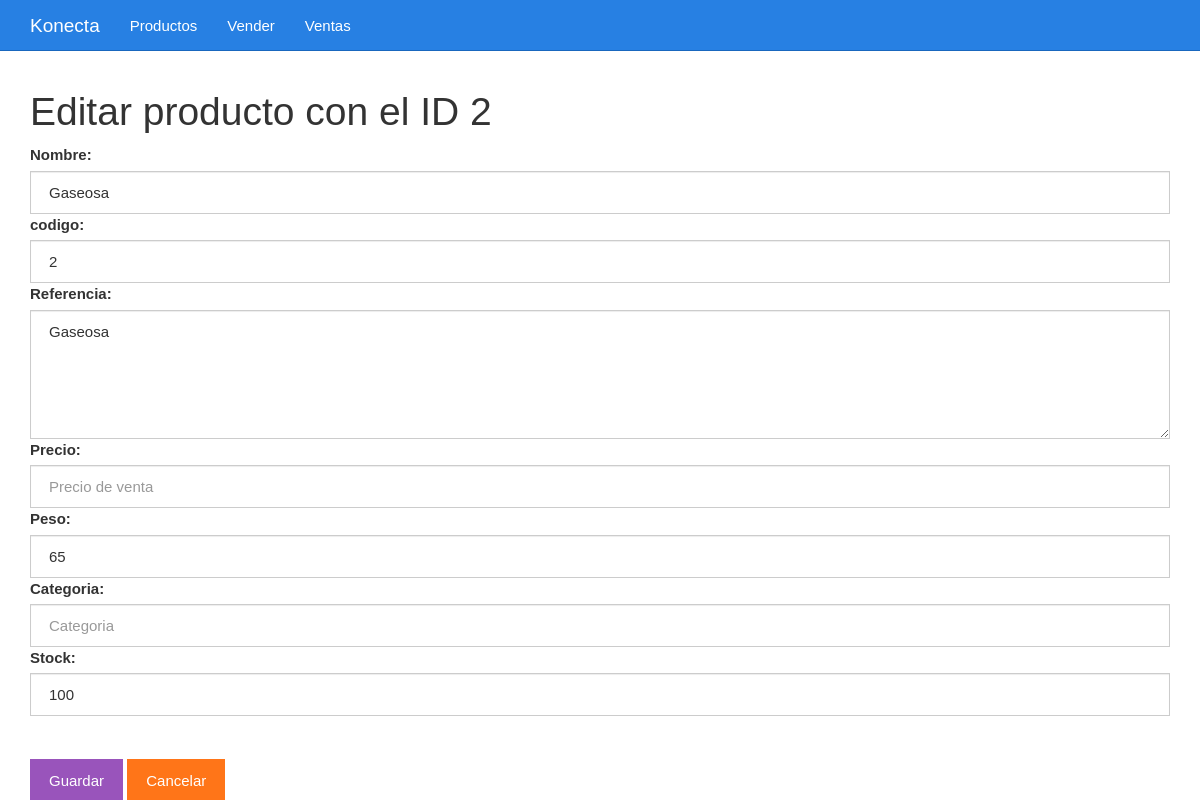
The page /editar.php?id=2 on the database its author committed.
### tables this page shows
CREATE TABLE productos(
	id BIGINT UNSIGNED NOT NULL AUTO_INCREMENT,
	Nombre VARCHAR(255) NOT NULL,
	codigo VARCHAR(255) NOT NULL,
	Referencia VARCHAR(255) NOT NULL,
	Precio INT(50) NOT NULL,
	Peso INT(50) NOT NULL,
	Categoria VARCHAR(255) NOT NULL,
	Stock INT(50) NOT NULL,
	PRIMARY KEY(id)
);

### editar.php (the view, shortened to what this page needs)
<?php
$id = $_GET["id"];
include_once "base_de_datos.php";
$sentencia = $base_de_datos->prepare("SELECT * FROM productos WHERE id = ?;");
$sentencia->execute([$id]);
$producto = $sentencia->fetch(PDO::FETCH_OBJ);
?>
<?php include_once "head.php" ?>
	<div class="col-xs-12">
		<h1>Editar producto con el ID <?php echo $producto->id; ?></h1>
		<form method="post" action="guardarDatosEditados.php">
			<label for="Nombre">Nombre:</label>
			<input value="<?php echo $producto->Nombre ?>" class="form-control" name="Nombre" required type="text" id="Nombre" placeholder="Escribe el Nombre">
			<label for="codigo">codigo:</label>
			<input value="<?php echo $producto->codigo ?>" class="form-control" name="codigo" required type="text" id="codigo" placeholder="Escribe el Nombre">
			<label for="Referencia">Referencia:</label>
			<textarea required id="Referencia" name="Referencia" cols="30" rows="5" class="form-control"><?php echo $producto->Referencia ?></textarea>
			<label for="precio">Precio:</label>
			<input value="<?php echo $producto->precio ?>" class="form-control" name="precio" required type="number" id="precio" placeholder="Precio de venta">
			<label for="Peso">Peso:</label>
			<input value="<?php echo $producto->Peso ?>" class="form-control" name="Peso" required type="number" id="Peso" placeholder="Peso">
			<label for="Categoria">Categoria:</label>
			<input value="<?php echo $producto->Categoria ?>" class="form-control" name="Categoria" required type="text" id="Categoria" placeholder="Categoria">
			<label for="Stock">Stock:</label>
			<input value="<?php echo $producto->Stock ?>" class="form-control" name="Stock" required type="number" id="Stock" placeholder="Cantidad o existencia">
			<br><br><input class="btn btn-info" type="submit" value="Guardar">
			<a class="btn btn-warning" href="./listar.php">Cancelar</a>
		</form>
	</div>
<?php include_once "footer.php" ?>

### css/estilo.css (style rules this page uses)
body { padding-top: 70px; }

### rows shown on the page
productos: id "2", Nombre "Gaseosa", codigo "2", Referencia "Gaseosa", Peso "65", Stock "100"
